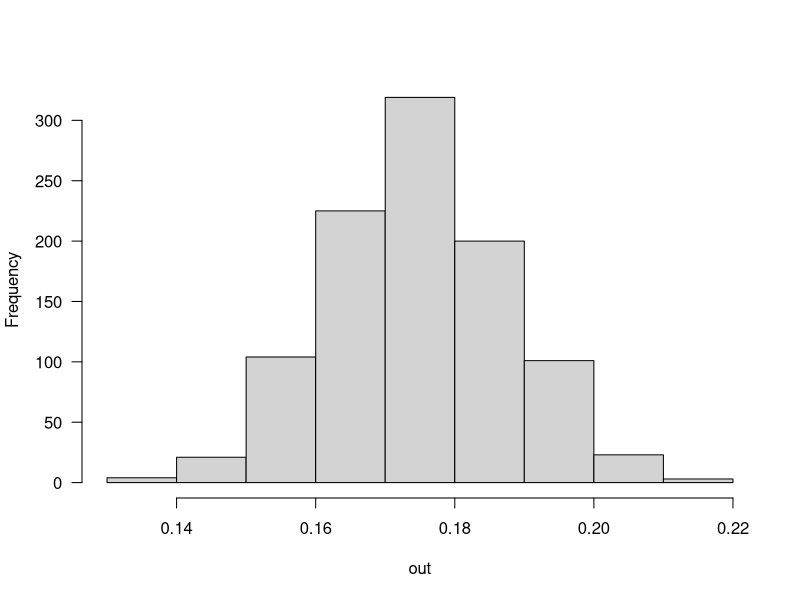

R code for this plot:
set.seed(1)
x = rnorm(n=100, mean=5, sd=1)
cv <- sd(x)/mean(x)

out = NULL
for (i in 1:1000) {
  sample = sample(x, replace=TRUE)
  out[i] = sd(sample)/mean(sample)
}
hist(out, las=1, main="")
quantile(out, c(0.025, 0.975))
cat(cv)